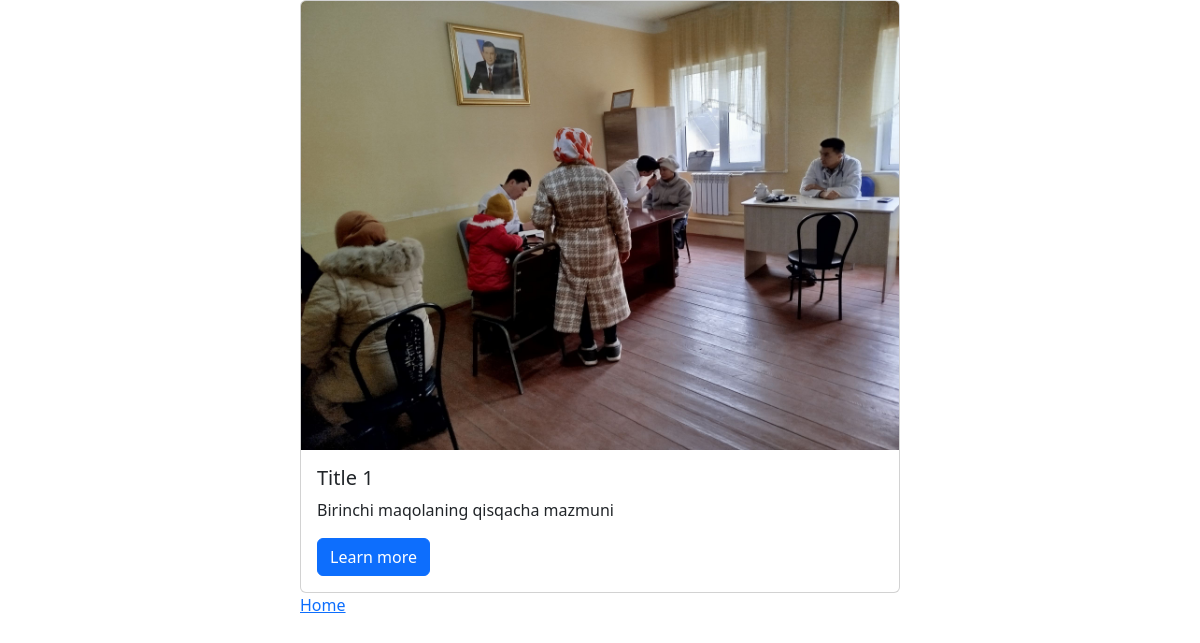
/articles/, run on an earlier commit of the app's database.
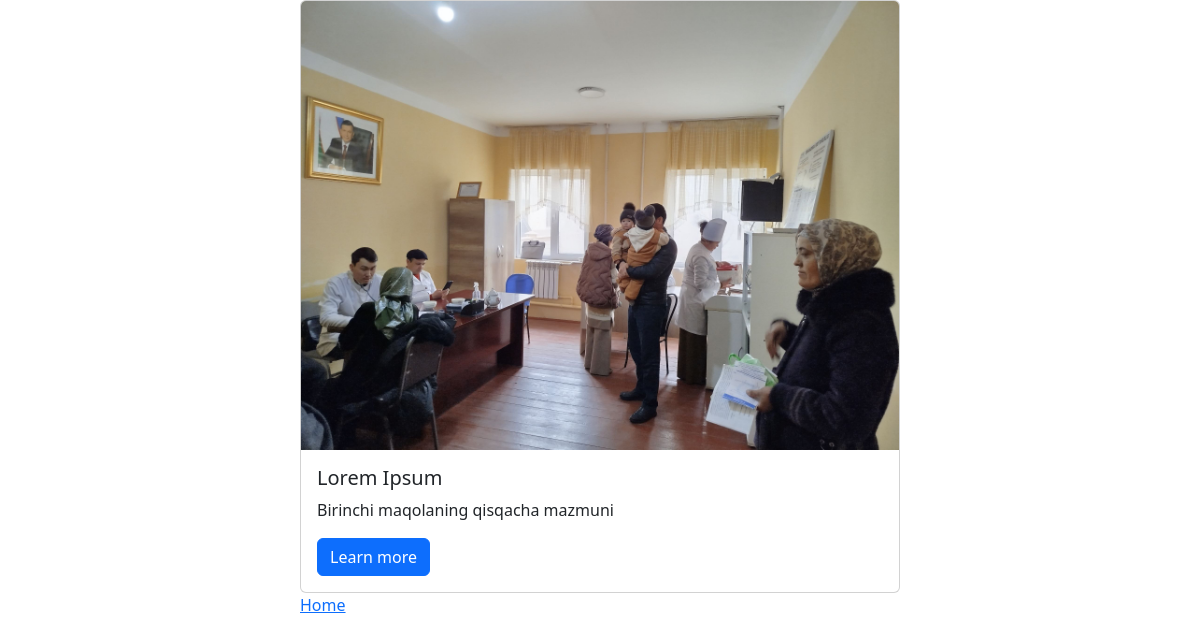
And on a later commit of the database.
### articles/models.py (models this page shows, shortened)
class Article(models.Model):
    title = models.CharField(max_length=150)
    summary = models.CharField(max_length=200)
    body = models.TextField()
    date = models.DateTimeField(auto_now_add=True)
    photo = models.ImageField(upload_to='images/', blank=True)
    author = models.ForeignKey(
        get_user_model(),
        on_delete=models.CASCADE
    )

### articles/views.py (the view)
# urls.py: path('', ArticleView.as_view(), name='article_list'),
class ArticleView(ListView):
    model = Article
    template_name = 'article_list.html'

### templates/article_list.html
{% extends 'base.html' %} {% block content %}
<div class="w-50 mx-auto">
  {% for article in object_list %}
  <div class="card" style="width: 100%">
    {% if article.photo %}
    <img src="{{article.photo.url}}" class="card-img-top" alt="..." />
    {% endif %}
    <div class="card-body">
      <h5 class="card-title">{{article.title}}</h5>
      <p class="card-text">{{article.summary}}</p>
      <a href="{% url 'article_detail' article.pk %}" class="btn btn-primary"
        >Learn more</a
      >
    </div>
  </div>
  {% endfor %}
  <a href="{% url 'home' %}">Home</a>
</div>
{% endblock content %}

### templates/base.html (shortened to what this page needs)
<!DOCTYPE html>
<html lang="en">
  <head>
    <link
      href="https://cdn.jsdelivr.net/npm/bootstrap@5.3.3/dist/css/bootstrap.min.css"
      rel="stylesheet"
    />
  </head>
  <body>
    <main>{% block content %} {% endblock content %}</main>
  </body>
</html>

What changed in the data, as far as the page shows it:
removed Article: photo (picture), title "Title 1", summary "Birinchi maqolaning qisqacha mazmuni"
added Article: photo (picture), title "Lorem Ipsum", summary "Birinchi maqolaning qisqacha mazmuni"
